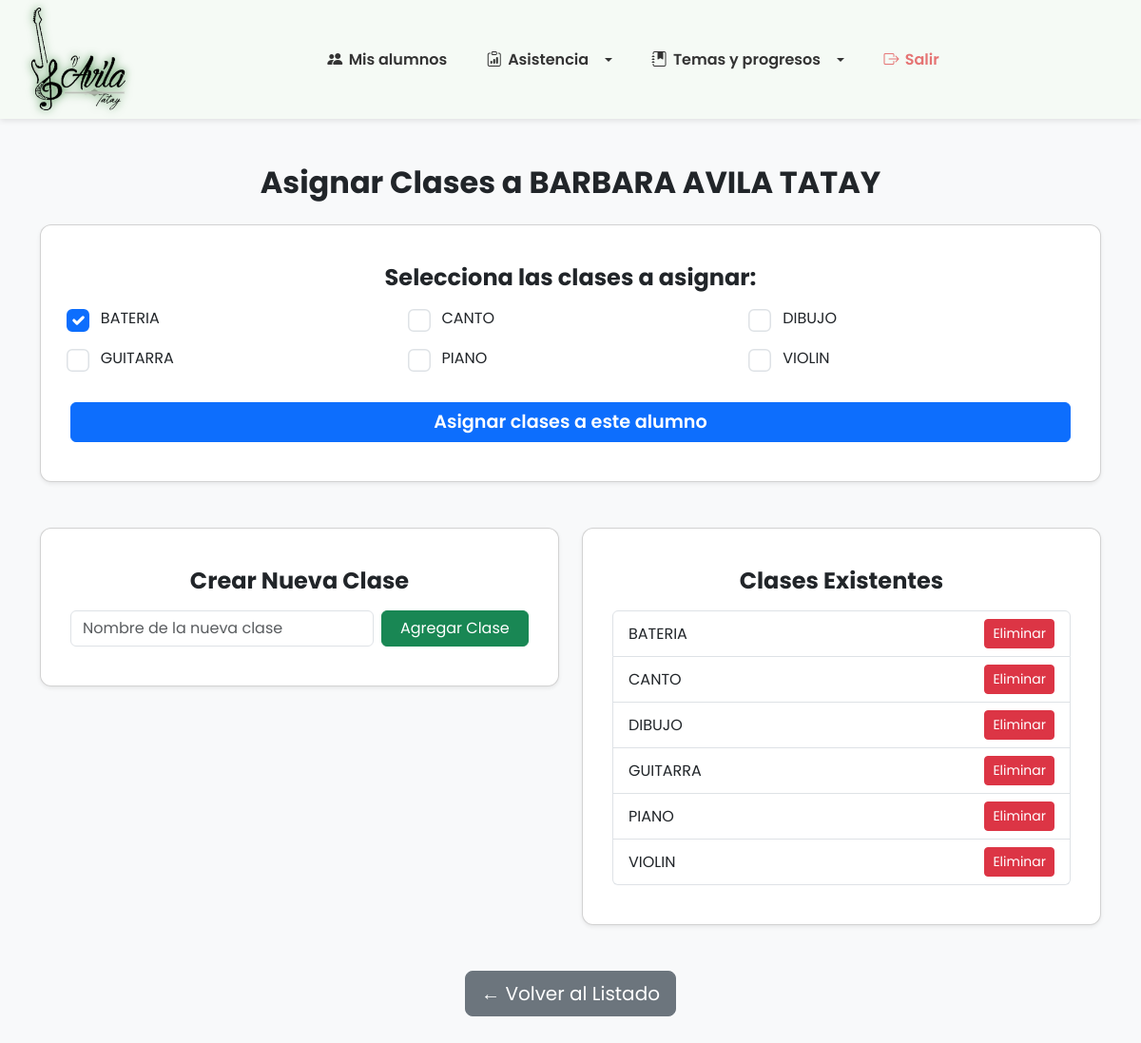
The page /asignar_clases.php?curp=AITB140621MCLVTRA8 on the database as committed earlier.
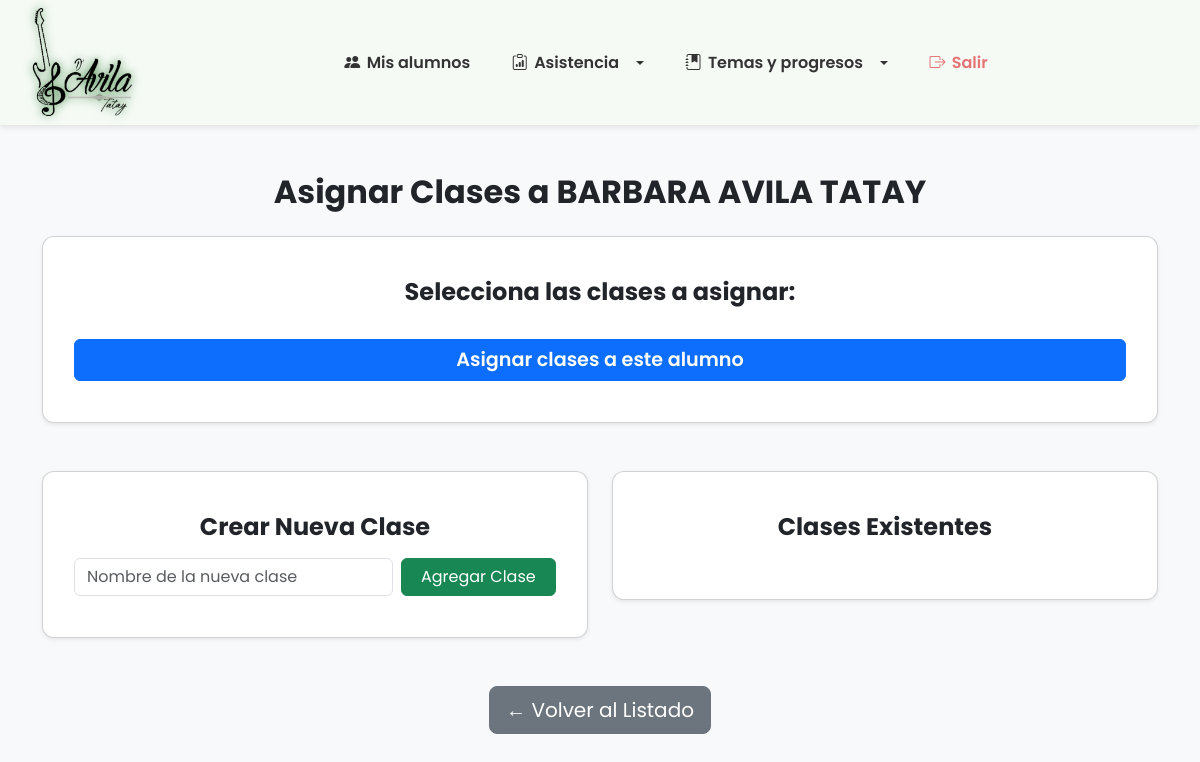
The same page on the database as committed later.
### tables this page shows
CREATE TABLE `clases` (
  `id` int(11) NOT NULL AUTO_INCREMENT,
  `nombre` varchar(50) NOT NULL,
  PRIMARY KEY (`id`),
  UNIQUE KEY `nombre` (`nombre`)
);

### asignar_clases.php (the view, shortened to what this page needs)
<?php
require_once __DIR__ . '/includes/bd.php';
$curp = $_GET['curp'] ?? '';
$stmt = $conexion->prepare("SELECT nombre, apellidos FROM alumnos WHERE curp = ?");
$stmt->bind_param("s", $curp);
$stmt->execute();
$resultadoAlumno = $stmt->get_result();
$alumno = $resultadoAlumno->fetch_assoc();
$clases = $conexion->query("SELECT id, nombre FROM clases ORDER BY nombre");
$stmt = $conexion->prepare("SELECT clase_id FROM alumno_clases WHERE alumno_curp = ?");
$stmt->bind_param("s", $curp);
$stmt->execute();
$resultadoClases = $stmt->get_result();
$clasesAsignadas = [];
while ($fila = $resultadoClases->fetch_assoc()) {
    $clasesAsignadas[] = $fila['clase_id'];
}
?>
<!DOCTYPE html>
<html lang="es">
<head>
    <link href="https://cdn.jsdelivr.net/npm/bootstrap@5.3.0/dist/css/bootstrap.min.css" rel="stylesheet">
</head>
<body>
<?php include 'navbar.php'; ?>
<div class="container mt-5 mb-5">
    <h2 class="mb-4 text-center">Asignar Clases a <?= htmlspecialchars($alumno['nombre'] . ' ' . $alumno['apellidos']) ?></h2>
    <div class="card shadow-sm mb-5 card-stat">
        <div class="card-body">
            <form method="POST" novalidate>
                <h4 class="mb-3">Selecciona las clases a asignar:</h4>
                <div class="row">
                    <?php foreach ($clases as $clase): ?>
                        <div class="col-md-4 mb-3">
                            <div class="form-check">
                                <input class="form-check-input" type="checkbox"
                                       name="clases[]"
                                       value="<?= $clase['id'] ?>"
                                       id="clase_<?= $clase['id'] ?>"
                                       <?= in_array($clase['id'], $clasesAsignadas) ? 'checked' : '' ?>>
                                <label class="form-check-label" for="clase_<?= $clase['id'] ?>">
                                    <?= htmlspecialchars($clase['nombre']) ?>
                                </label>
                            </div>
                        </div>
                    <?php endforeach; ?>
                </div>
                <button type="submit" class="btn btn-primary mt-3 w-100">Asignar clases a este alumno</button>
            </form>
        </div>
    </div>
    <div class="row g-4">
        <div class="col-md-6">
            <div class="card shadow-sm card-stat">
                <div class="card-body">
                    <h4 class="mb-3">Crear Nueva Clase</h4>
                    <form method="POST" class="row g-2" novalidate>
                        <div class="col-8">
                            <input type="text" name="nueva_clase" class="form-control" placeholder="Nombre de la nueva clase" required>
                        </div>
                        <div class="col-4">
                            <button type="submit" class="btn btn-success w-100">Agregar Clase</button>
                        </div>
                    </form>
                </div>
            </div>
        </div>
        <div class="col-md-6">
            <div class="card shadow-sm card-stat">
                <div class="card-body">
                    <h4 class="mb-3">Clases Existentes</h4>
                    <ul class="list-group">
                        <?php
                        $clasesExistentes = $conexion->query("SELECT id, nombre FROM clases ORDER BY nombre");
                        while ($claseExistente = $clasesExistentes->fetch_assoc()):
                        ?>
                            <li class="list-group-item d-flex justify-content-between align-items-center">
                                <?= htmlspecialchars($claseExistente['nombre']) ?>
                                <a href="?curp=<?= urlencode($curp) ?>&delclase=<?= $claseExistente['id'] ?>"
                                   class="btn btn-sm btn-danger"
                                   onclick="return confirm('¿Seguro que deseas eliminar esta clase?')">
                                    Eliminar
                                </a>
                            </li>
                        <?php endwhile; ?>
                    </ul>
                </div>
            </div>
        </div>
    </div>
    <div class="text-center mt-5">
        <a href="lista_alumnos.php" class="btn btn-secondary btn-lg">← Volver al Listado</a>
    </div>
</div>
</body>
</html>

Rows that differ between the two databases and show on the page:
removed clases: id "☑", nombre "BATERIA"
removed clases: nombre "CANTO"
removed clases: nombre "DIBUJO"
removed clases: nombre "GUITARRA"
removed clases: nombre "PIANO"
removed clases: nombre "VIOLIN"
